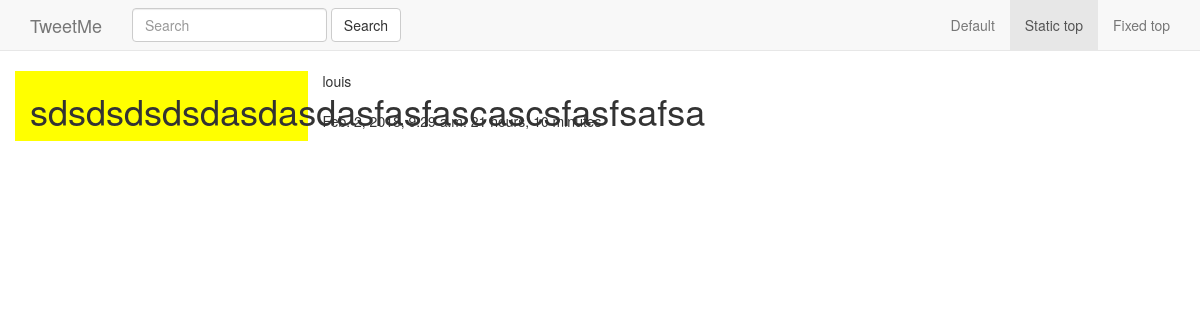
/tweet/23/, run on the app's committed database.
### tweets/models.py (models this page shows, shortened)
class Tweet(models.Model):
	user 			= models.ForeignKey(User)
	content 		= models.CharField(max_length=140, validators=[validate_content])
	updated 		= models.DateTimeField(auto_now=True)
	timestamp		= models.DateTimeField(auto_now_add=True)
	class Meta:
		ordering = ['-updated', '-timestamp']

### tweets/views.py (the view)
# urls.py: url(r'^(?P<pk>\d+)/$', TweetDetailView.as_view(), name='detail'),
class TweetDetailView(DetailView):
	queryset = Tweet.objects.all()

### tweets/templates/tweets/tweet_detail.html
{% extends 'base.html' %}
{% block content %}
<div class="row">
	<div class="col-sm-3 col-xs-12" style="background-color: yellow;">
		<h1>{{ object.content }}</h1>
	</div>
	<div class="col-sm-9">
		{{ object.user }}<br/><br/>
		{{ object.timestamp }} {{ object.updated|timesince }}
	</div>
</div>
{% endblock content %}

### data on the page
Tweet: content "sdsdsdsdsdasdasdasfasfascascsfasfsafsa", user "louis", timestamp "Feb. 2, 2018, 9:29 a.m.", updated "21 hours, 10 minutes"
